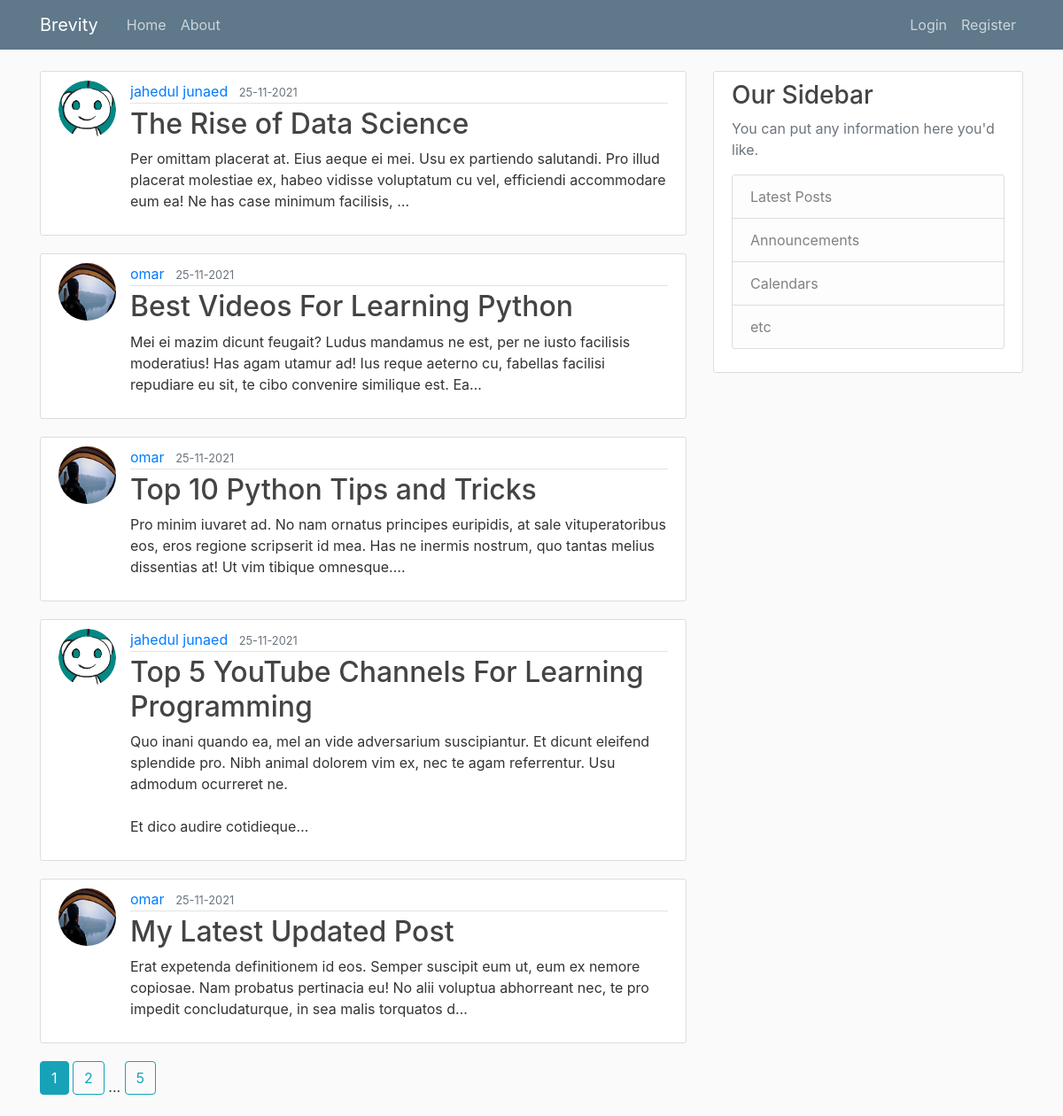
Page /home on the earlier database version.
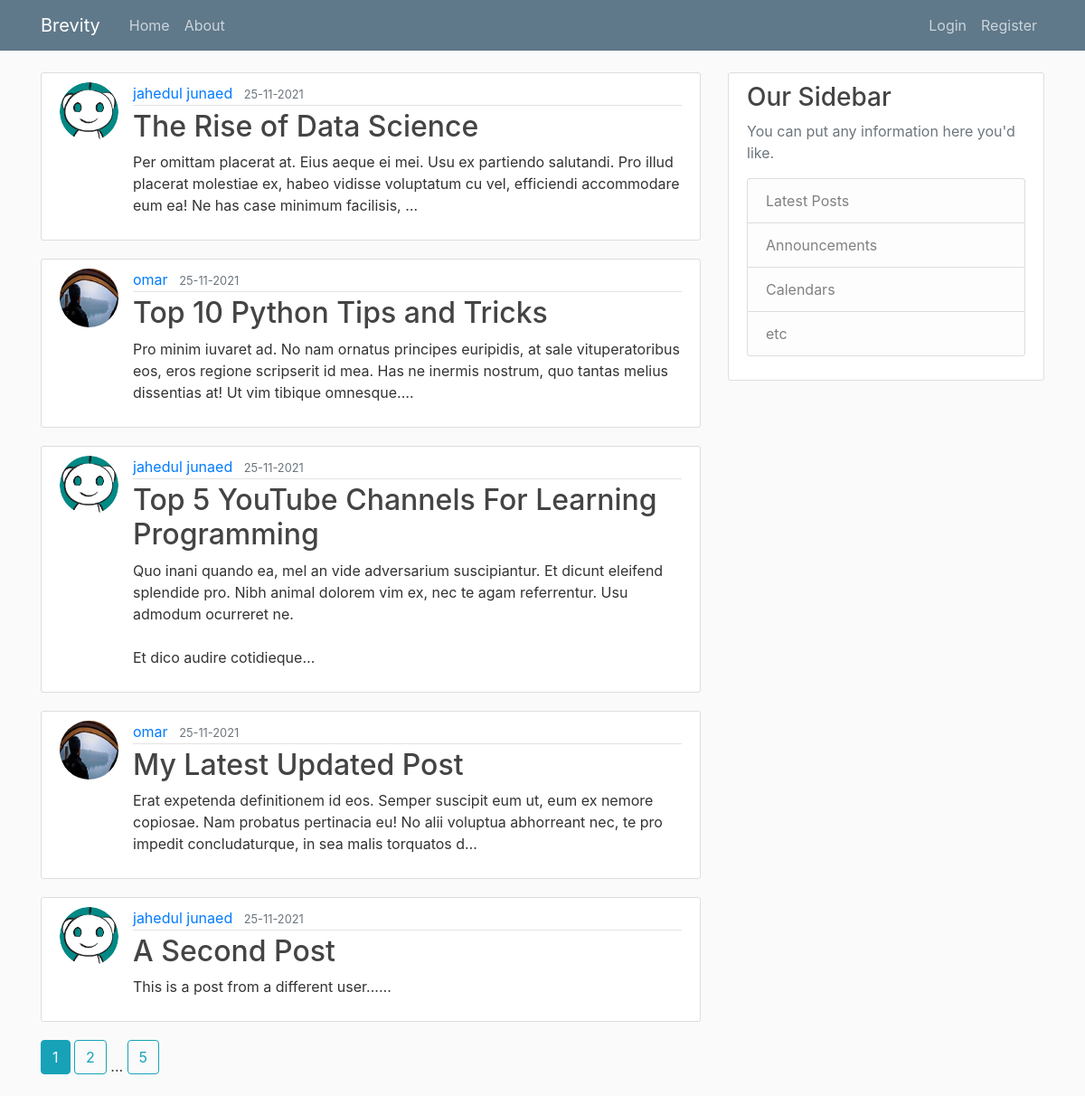
Same page on the later database version.
### brevity/models.py (models this page shows, shortened)
class Post(db.Model):
    id = db.Column(db.Integer, primary_key=True)
    title = db.Column(db.String(100), nullable=False)
    date_posted = db.Column(db.DateTime, nullable=False, default=datetime.utcnow)
    content = db.Column(db.Text, nullable=False)
    user_id = db.Column(db.Integer, db.ForeignKey('user.id'), nullable=False)

class User(db.Model, UserMixin):
    id = db.Column(db.Integer, primary_key=True)
    username = db.Column(db.String(20), unique=True, nullable=False)
    email = db.Column(db.String(120), unique=True, nullable=False)
    image_file = db.Column(db.String(20), nullable=False, default='default.jpg')
    password = db.Column(db.String(60), nullable=False)
    posts = db.relationship('Post', backref='author', lazy=True)                    #By default SQLAlchemy guess the relationship to be one to many as posts returns a list of post.

### brevity/main/routes.py (the view)
@main.route("/")
@main.route("/home")
def home():
    page = request.args.get('page', 1, type=int)      # type = int : to raise value error when someone passes anything other than int.
    posts =  Post.query.order_by(Post.date_posted.desc()).paginate(page=page, per_page=5)
    return render_template('home.html', posts = posts)

### brevity/templates/home.html
{% extends "layout.html" %}
{% block content %}
    {% for post in posts.items %}
        <article class="media content-section">
            <img class="rounded-circle article-img" src="{{ url_for('static', filename = 'profile_pics/' + post.author.image_file)}}">
            <div class="media-body">
                <div class="article-metadata">
                    <a class="mr-2" href="{{ url_for('users.user_posts', username=post.author.username) }}">{{ post.author.username }}</a>
                    <small class="text-muted">{{ post.date_posted.strftime('%d-%m-%Y') }}</small>
                </div>
                <h2><a class="article-title" href="{{ url_for('posts.post', post_id=post.id) }}">{{ post.title }}</a></h2>
                <p class="article-content">{{ post.content[:200] }}<span>&#8230;</span></p>
            </div>
        </article>
    {% endfor %}
    {% for page_num in posts.iter_pages(left_edge=1, right_edge=1, left_current=1, right_current=2) %}
        {% if page_num %}
            {% if posts.page == page_num %}
                <a class="btn btn-info mb-4" href="{{ url_for('main.home', page = page_num) }}">{{ page_num }}</a>
            {% else %}
                <a class="btn btn-outline-info mb-4" href="{{ url_for('main.home', page = page_num) }}">{{ page_num }}</a>
            {% endif %}
        {% else %}
            ...
        {% endif %}
    {% endfor %}
{% endblock content %}

### brevity/templates/layout.html (shortened to what this page needs)
<!DOCTYPE html>
<html lang="en">
<head>
    <link rel="stylesheet" href="https://maxcdn.bootstrapcdn.com/bootstrap/4.0.0/css/bootstrap.min.css"
>
    <link rel="stylesheet" type="text/css" href="{{url_for('static', filename='main.css')}}">
</head>
<body>
    <header class="site-header">
        <nav class="navbar navbar-expand-md navbar-dark bg-steel fixed-top">
            <div class="container">
                <a class="navbar-brand mr-4" href="/">Brevity</a>
                <div class="collapse navbar-collapse" id="navbarToggle">
                    <div class="navbar-nav mr-auto">
                        <a class="nav-item nav-link" href="{{ url_for('main.home') }}">Home</a>
                        <a class="nav-item nav-link" href="{{ url_for('main.about') }}">About</a>
                    </div>
                    <div class="navbar-nav">
                        {% if current_user.is_authenticated %}
                            <a class="nav-item nav-link" href="{{ url_for('posts.new_post') }}">New Post</a>
                            <a class="nav-item nav-link" href="{{ url_for('users.account') }}">Account</a>
                            <a class="nav-item nav-link" href="{{ url_for('users.logout') }}">Logout</a>
                        {% else %}
                            <a class="nav-item nav-link" href="{{ url_for('users.login') }}">Login</a>
                            <a class="nav-item nav-link" href="{{ url_for('users.register') }}">Register</a>
                        {% endif %}
                    </div>
                </div>
            </div>
        </nav>
    </header>
    <main role="main" class="container">
        <div class="row">
            <div class="col-md-8">
                {% block content %}{% endblock %}
            </div>
            <div class="col-md-4">
                <div class="content-section">
                    <h3>Our Sidebar</h3>
                    <p class='text-muted'>You can put any information here you'd like.
                    <ul class="list-group">
                        <li class="list-group-item list-group-item-light">Latest Posts</li>
                        <li class="list-group-item list-group-item-light">Announcements</li>
                        <li class="list-group-item list-group-item-light">Calendars</li>
                        <li class="list-group-item list-group-item-light">etc</li>
                    </ul>
                    </p>
                </div>
            </div>
        </div>
    </main>
</body>
</html>

### brevity/static/main.css (style rules this page uses)
body { background: #fafafa; color: #333333; margin-top: 5rem; }
h1, h2, h3, h4, h5, h6 { color: #444444; }
.bg-steel { background-color: #5f788a; }
.site-header .navbar-nav .nav-link { color: #cbd5db; }
.content-section { background: #ffffff; padding: 10px 20px; border: 1px solid #dddddd; border-radius: 3px; margin-bottom: 20px; }
.article-title { color: #444444; }
.article-content { white-space: pre-line; }
.article-img { height: 65px; width: 65px; margin-right: 16px; }
.article-metadata { padding-bottom: 1px; margin-bottom: 4px; border-bottom: 1px solid #e3e3e3 }

Differences in the rows shown:
removed Post: image_file (picture), author.username "omar", date_posted "25-11-2021", title "Best Videos For Learning Python", content "Mei ei mazim dicunt feugait? Ludus mandamus ne est, per ne iusto facilisis moderatius! Has agam utamur ad! Ius reque aeterno cu, fabellas facilisi repudiare eu sit, te cibo convenire similique est. Ea"
now on this page (row unchanged): Post: image_file (placeholder picture), author.username "jahedul junaed", date_posted "25-11-2021", title "A Second Post", content "This is a post from a different user..."
